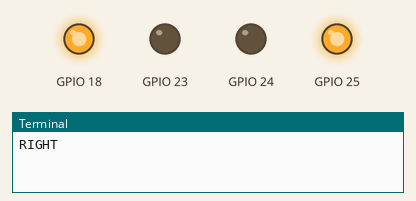
Recording of a program running on a simulated Raspberry Pi (BCM pin numbers). Shown: output pins drawn as LEDs (lit = HIGH), the last lines printed to the terminal.

Above: at 1.0 s.
At 3.0 s:
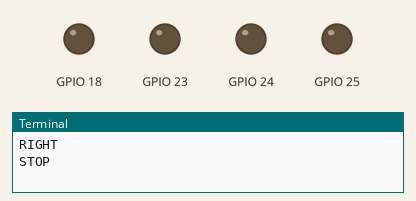
At 5.0 s:
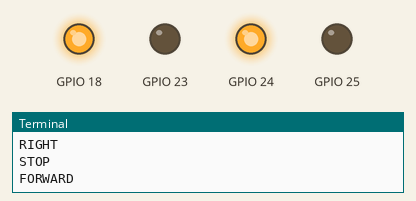
Timing chart, 0 to 7.8 s (numbered marks = the images above):
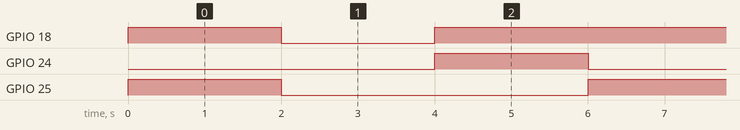

The program:

MotorControl.py
```python
import RPi.GPIO as GPIO
import time


GPIO.setmode(GPIO.BCM)
GPIO.setwarnings(False)
GPIO.setup(18,GPIO.OUT)
GPIO.setup(23,GPIO.OUT)
GPIO.setup(24,GPIO.OUT)
GPIO.setup(25,GPIO.OUT)

def forward():
	GPIO.output(18,GPIO.HIGH)
	GPIO.output(23,GPIO.LOW)
	GPIO.output(24,GPIO.HIGH)
	GPIO.output(25,GPIO.LOW)
	print ("FORWARD")

def stop():
	GPIO.output(18,GPIO.LOW)
	GPIO.output(23,GPIO.LOW)
	GPIO.output(24,GPIO.LOW)
	GPIO.output(25,GPIO.LOW)
	print ("STOP")

def left():
	GPIO.output(18,GPIO.LOW)
	GPIO.output(23,GPIO.HIGH)
	GPIO.output(24,GPIO.HIGH)
	GPIO.output(25,GPIO.LOW)
	print ("LEFT")

def right():
	GPIO.output(18,GPIO.HIGH)
	GPIO.output(23,GPIO.LOW)
	GPIO.output(24,GPIO.LOW)
	GPIO.output(25,GPIO.HIGH)
	print ("RIGHT")

while True:
	right()
	time.sleep(2)

	stop()
	time.sleep(2)

	forward()
	time.sleep(2)

	stop()
```

Measured:
- by itself, GPIO 18: repeats every 6.0 s: LOW 2.0 s, HIGH 4.0 s
- by itself, GPIO 24, GPIO 25: alternates HIGH for 2.0 s and LOW for 4.0 s
- by itself, everything shown: repeats every 6.0 s, in 3 steps
